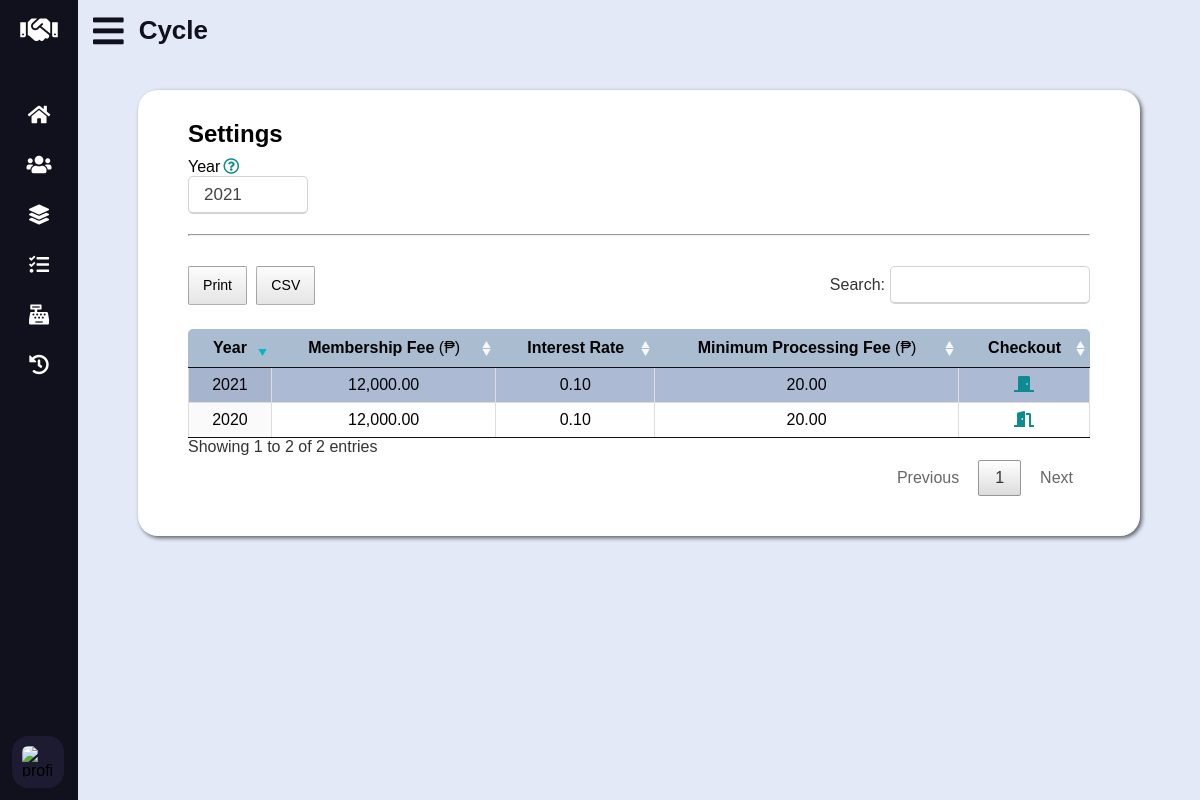
Screenshot of /cycle.php (signed in) with the database file from the repository.
### tables this page shows
CREATE TABLE `cycle` (
	`cycle_id` YEAR PRIMARY KEY DEFAULT (YEAR(CURDATE())),
	`membership_fee` SMALLINT NOT NULL DEFAULT 12000,
	`interest_rate` DECIMAL(3, 2) NOT NULL DEFAULT 0.10,  
	`min_processing_fee` SMALLINT NOT NULL DEFAULT 20
);

### lib/database-handler.php (called while the page is built, shortened)
<?php
class Database {
	private $host = DB_HOST;
	private $dbname = DB_NAME;
	private $charset = DB_CHARSET;
	private $user = DB_USER;
	private $password = DB_PASSWORD;
	private $dbh;
	private $stmt;
	public function __construct() {
		$dsn = "mysql:host=".$this->host.";charset=".$this->charset.";dbname=".$this->dbname;
		$options = array (
			PDO::ATTR_PERSISTENT => true,
			PDO::ATTR_ERRMODE => PDO::ERRMODE_EXCEPTION,
			PDO::ATTR_ORACLE_NULLS => PDO::NULL_NATURAL
		);
		try {
			$this->dbh = new PDO($dsn, $this->user, $this->password, $options);
		}
		catch (PDOException $e) {
			$this->error = $e->getMessage()." in ".$e->getFile()." on line ".$e->getLine();
			$this->terminate();
		}
	}
	public function query($query) {
		$this->stmt = $this->dbh->prepare($query);
	}
	public function execute($message = "", $redirect = "") {
		try {
			return $this->stmt->execute();
		}
		catch (PDOException $e) {
			$this->logFile = "../src/log.txt";
			$this->error = $e->getMessage()." in ".$e->getFile()." on line ".$e->getLine();
			$this->logError();
		}
		finally {
			if ($redirect !== "") {
				$this->confirmQuery($message, $redirect);
			}
		}
	}
	public function resultSet() {
		$this->execute();
		return $this->stmt->fetchAll(PDO::FETCH_OBJ);
	}
	public function resultSetOneColumn() {
		$this->execute();
		return $this->stmt->fetchAll(PDO::FETCH_COLUMN);
	}
}

### models/Cycle.php (called while the page is built, shortened)
<?php
class Cycle {
	private $db;
	public function __construct() {
		$this->db = new Database();
	}
	public function getCycles() {
		$this->db->query("SELECT * FROM `cycle`");
		return $this->db->resultSet();
	}
	public function getCycleId() {
		if (isset($_SESSION["cycle"])) {
			$session_cycle = $_SESSION["cycle"];
			$periods = $this->getPeriods();
			if (in_array($session_cycle, $periods))
				return $session_cycle;
			else
				return $this->getLatestPeriod();
		}
	}
	public function getPeriods() {
		$this->db->query("SELECT `cycle_id` FROM `cycle`");
		return $this->db->resultSetOneColumn();
	}
}

### cycle.php (the view, shortened to what this page needs)
<?php
	require_once "lib/database-handler.php";
	require_once "models/Cycle.php";
	$cycle = new Cycle();
	$cycles = $cycle->getCycles();
	$year = $cycle->getCycleId();
?>
<!DOCTYPE html>
<html lang="en">
<head>
	<link rel="stylesheet" type="text/css" href="css/all.min.css" />
	<link rel="stylesheet" type="text/css" href="css/datatables.min.css" />
	<link rel="stylesheet" type="text/css" href="css/tingle.min.css" />
	<link rel="stylesheet" type="text/css" href="css/style.css" />
	<link rel="stylesheet" type="text/css" href="css/vertical-nav-bar.css" />
	<link rel="stylesheet" type="text/css" href="css/tables.css" />
	<link rel="stylesheet" type="text/css" href="css/forms.css" />
	<link rel="stylesheet" type="text/css" href="css/media-queries.css" />
</head>
<body>
	<main>
		<header>
			<i class="fas fa-bars"></i>
			<h2 class="text">Cycle</h2>
		</header>
		<section id="cycle-settings">
			<h3>Settings</h3>
			<form action="src/change-cycle.php" method="post">
				<div class="flex-wrapper">
					<div class="flex-item short">
						<label for="cycle-id">Year<i class="far fa-question-circle"></i></label>
						<input id="cycle-id" type="number" name="cycle-id" required readonly value="<?php echo $year; ?>" />
					</div>
				</div>
			</form>
			<hr class="divider" />
			<table id="cycle-tbl" class="display cell-border" width="100%">
				<thead>
					<th>Year</th>
					<th>Membership Fee <span>(&#8369;)</span></th>
					<th>Interest Rate</th>
					<th>Minimum Processing Fee <span>(&#8369;)</span></th>
					<th>Checkout</th>
				</thead>
				<tbody>
					<?php foreach ($cycles as $c): ?>
					<?php if ($c->cycle_id == $year): $class = "fas fa-door-closed"; ?>
						<tr class="selected">
					<?php else: $class = "fas fa-door-open"; ?>
					<tr>
					<?php endif; ?>
						<td><?php echo $c->cycle_id; ?></td>
						<td><?php echo number_format($c->membership_fee, 2, ".", ","); ?></td>
						<td><?php echo $c->interest_rate; ?></td>
						<td><?php echo number_format($c->min_processing_fee, 2, ".", ","); ?></td>
						<td><i class="<?php echo $class; ?>"></i></td>
					</tr>
					<?php endforeach; ?>
				</tbody>
			</table>
		</section>
	</main>
</body>
</html>

### css/style.css (style rules this page uses)
:root { --athens-gray: #e8e9eb; --azureish-white: #dae8f5; --blue-chill: #0d8b90; --botticelli: #d4e1ee; --chambray: #345f90; --cyan: #03b8c0; --dark-purple: #1d1b31; --eden: #0d3b4c; --light-gray: #d3d3d3; --light-steel-blue: #a9bcd0; --link-water: #e4e9f7; --persian-red: #d33333; --roman-silver: #787e87; --silver-sand: #c5c6c8; --xiketic: #11101d; }
* { box-sizing: border-box; font-family: "Poppins", sans-serif; margin: 0; padding: 0; }
html, body { height: 100%; }
main { background: var(--link-water); left: 280px; min-height: 100vh; padding-bottom: 30px; position: relative; transition: all 0.5s ease; width: calc(100% - 280px); }
main header { align-items: center; color: var(--xiketic); display: flex; font-size: 35px; height: 60px; overflow: hidden; }
main header .fa-bars { cursor: pointer; margin: 0 15px; }
h2 { font-size: 26px; font-weight: 600; }
h3 { font-size: 24px; margin: 10px 0; }
section { background-color: #fff; border-radius: 20px; box-shadow: 2px 2px 4px rgba(0, 0, 0, 0.6); margin: 30px 60px; padding: 20px 50px 40px 50px; }
hr { margin-bottom: 15px; }
.divider { margin: 20px 0 30px 0; }

### css/vertical-nav-bar.css (style rules this page uses)
nav { background: var(--xiketic); height: 100%; left: 0; position: fixed; top: 0; transition: all 0.5s ease; width: 280px; z-index: 100; }
nav.closed { width: 78px; }
nav h1 { align-items: center; display: flex; height: 60px; width: 100%; }
nav h1 .fa-handshake { color: #fff; font-size: 30px; height: 50px; line-height: 50px; min-width: 78px; text-align: center; }
nav .nav-links { height: 100%; overflow: auto; padding: 30px 0 150px 0; }
nav.closed .nav-links { overflow: visible; }
nav .nav-links li { list-style: none; position: relative; transition: all 0.4s ease; }
nav .nav-links li .parent-menu { align-items: center; display: flex; justify-content: space-between; }
nav.closed .nav-links li .parent-menu { display: block }
nav .nav-links li i { color: #fff; cursor: pointer; font-size: 20px; height: 50px; line-height: 50px; min-width: 78px; text-align: center; transition: all 0.3s ease; }
nav .nav-links li a { align-items: center; display: flex; text-decoration: none; }
nav .profile-details { align-items: center; background: var(--dark-purple); bottom: 0; display: flex; justify-content: flex-start; padding: 12px 0; position: fixed; transition: all 0.5s ease; width: 280px; }
nav.closed .profile-details { background: none; }
nav.closed .profile-details { width: 78px; }
nav .profile-details .profile-content { align-items: center; display: flex; }
nav .profile-details img { background: var(--dark-purple); border-radius: 16px; height: 52px; margin: 0 14px 0 12px; object-fit: cover; transition: all 0.5s ease; width: 52px; }
nav.closed .profile-details img { padding: 10px; }
nav.closed ~ main { left: 78px; width: calc(100% - 78px); }

### css/tables.css (style rules this page uses)
table { padding-top: 20px; text-align: center; }
table thead th { background-color: var(--light-steel-blue); font-family: "Poppins Regular", sans-serif; }
table thead th:first-child { border-radius: 5px 0 0 0; }
table thead th:last-child { border-radius: 0 5px 0 0; }
table .fas { color: var(--blue-chill); text-decoration: none; }
.fas, .far, #new-guarantor table tr:hover { cursor: pointer; }
th span { font-weight: normal; }

### css/forms.css (style rules this page uses)
input:disabled, input:read-only, .readonly { color: #434343; }
form label { display: block; white-space: nowrap; }
input { border-radius: 5px; border: 1px solid var(--light-gray); border-bottom-width: 2px; font-size: 17px; height: 38px; outline: none; padding: 0 15px; transition: all 0.3s ease; width: 100%; }
.short { width: 50%; }
form .flex-wrapper { display: flex; }
form .flex-wrapper .flex-item { padding: 0 30px; }
form .flex-wrapper .short { flex-basis: 180px; }
form .flex-wrapper .flex-item:first-child { flex-basis: 150px; padding-left: 0; }
.fa-question-circle { color: var(--blue-chill); display: inline-block; margin-left: 3px; }

### rows the page displays
cycle: cycle_id "2020", membership_fee "12,000.00", interest_rate "0.10", min_processing_fee "20.00"
cycle: cycle_id "2021", membership_fee "12,000.00", interest_rate "0.10", min_processing_fee "20.00"
